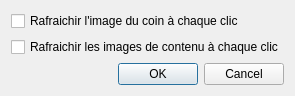
<?xml version="1.0" encoding="UTF-8"?>
<ui version="4.0">
 <class>OptionsDLG</class>
 <widget class="QDialog" name="OptionsDLG">
  <property name="geometry">
   <rect>
    <x>0</x>
    <y>0</y>
    <width>278</width>
    <height>95</height>
   </rect>
  </property>
  <property name="windowTitle">
   <string>Options</string>
  </property>
  <layout class="QVBoxLayout" name="verticalLayout_2">
   <item>
    <layout class="QVBoxLayout" name="verticalLayout">
     <item>
      <widget class="QCheckBox" name="refreshCornerOnClickCheckBox">
       <property name="text">
        <string>Rafraichir l'image du coin à chaque clic</string>
       </property>
      </widget>
     </item>
     <item>
      <widget class="QCheckBox" name="refreshContentOnClickCheckBox">
       <property name="text">
        <string>Rafraichir les images de contenu à chaque clic</string>
       </property>
      </widget>
     </item>
     <item>
      <spacer name="verticalSpacer">
       <property name="orientation">
        <enum>Qt::Vertical</enum>
       </property>
       <property name="sizeHint" stdset="0">
        <size>
         <width>20</width>
         <height>40</height>
        </size>
       </property>
      </spacer>
     </item>
    </layout>
   </item>
   <item>
    <widget class="QDialogButtonBox" name="buttonBox">
     <property name="orientation">
      <enum>Qt::Horizontal</enum>
     </property>
     <property name="standardButtons">
      <set>QDialogButtonBox::Cancel|QDialogButtonBox::Ok</set>
     </property>
    </widget>
   </item>
  </layout>
 </widget>
 <resources/>
 <connections>
  <connection>
   <sender>buttonBox</sender>
   <signal>accepted()</signal>
   <receiver>OptionsDLG</receiver>
   <slot>accept()</slot>
   <hints>
    <hint type="sourcelabel">
     <x>248</x>
     <y>254</y>
    </hint>
    <hint type="destinationlabel">
     <x>157</x>
     <y>274</y>
    </hint>
   </hints>
  </connection>
  <connection>
   <sender>buttonBox</sender>
   <signal>rejected()</signal>
   <receiver>OptionsDLG</receiver>
   <slot>reject()</slot>
   <hints>
    <hint type="sourcelabel">
     <x>316</x>
     <y>260</y>
    </hint>
    <hint type="destinationlabel">
     <x>286</x>
     <y>274</y>
    </hint>
   </hints>
  </connection>
 </connections>
</ui>
